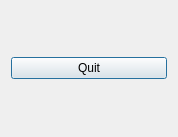
<?xml version="1.0" encoding="UTF-8"?>
<ui version="4.0">
 <class>ModalDialog</class>
 <widget class="QDialog" name="ModalDialog">
  <property name="geometry">
   <rect>
    <x>0</x>
    <y>0</y>
    <width>178</width>
    <height>137</height>
   </rect>
  </property>
  <property name="windowTitle">
   <string>Dialog</string>
  </property>
  <layout class="QHBoxLayout" name="horizontalLayout">
   <item>
    <widget class="QPushButton" name="pushButton">
     <property name="text">
      <string>Quit</string>
     </property>
    </widget>
   </item>
  </layout>
 </widget>
 <resources/>
 <connections/>
</ui>
